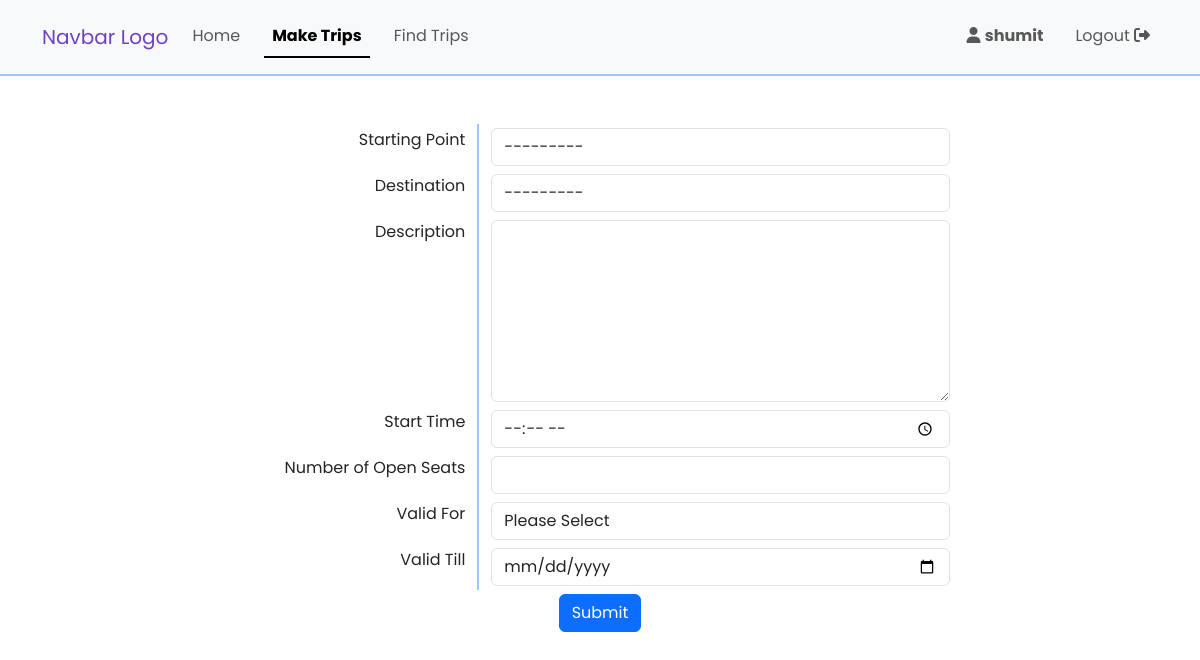
Before: /make_trip (signed in) with the older database file.
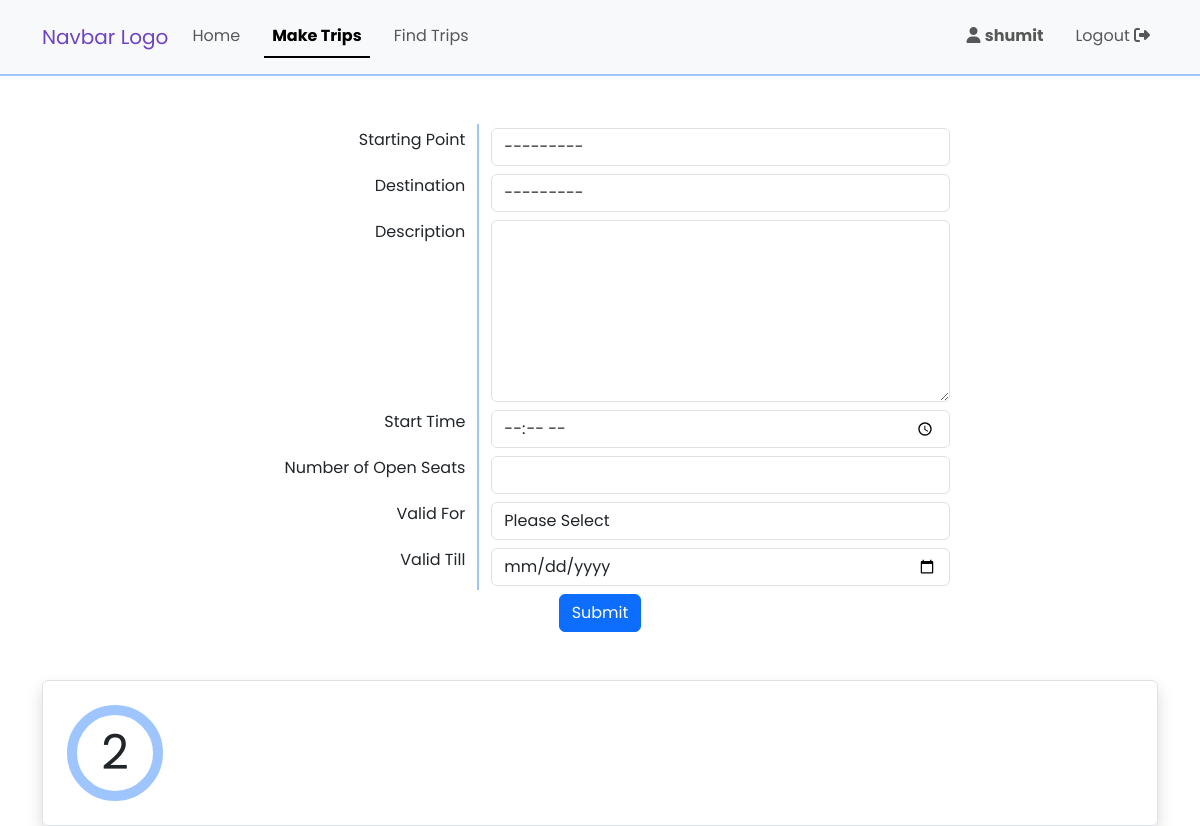
After: the same page with the newer database file.
### RideSharing/models.py (models this page shows)
class User(AbstractUser):
    pass

class Trips(models.Model):
    origin = models.ForeignKey(Locations, on_delete = models.CASCADE, related_name = 'start_point')
    destination = models.ForeignKey(Locations, on_delete = models.CASCADE, related_name = 'end_point')
    description_text = models.TextField(null=True, blank=True)
    departure_time = models.TimeField()
    open_seats = models.IntegerField()
    valid_till = models.DateField()
    trip_owner = models.ForeignKey(User, on_delete = models.CASCADE)

### RideSharing/views.py (the view)
# urls.py: path("make_trip", views.make_trip, name="make_trip"),
def make_trip(request):
    if request.method == "POST":
        new_trip_form = TripsForm(request.POST)
        if new_trip_form.is_valid():
            TripsForm(new_trip_form.cleaned_data).save()
    inital_form = TripsForm().render("form_snippets/form.html")
    today = timezone.now().date()
    my_active_trips = Trips.objects.filter(valid_till__gte=today, trip_owner_id = request.user.id)
    return render(request, "make_trip.html", {
        'trip_form': inital_form,
        'my_active_trips': my_active_trips
    })

### RideSharing/models.py (called while the page is built)
    def __str__(self):
        return f"{self.location_area} - {self.location_name}"

### RideSharing/templates/form_snippets/form.html
{% for field in form %}
<div class="form-group row mb-3 mb-sm-0">
    <div class="py-sm-1 col-sm-4 text-start text-sm-end vertical-form-devider-line border-primary-subtle">
        <label for="{{ field.auto_id }}" class="form-label">
            {{field.label}}
        </label>
    </div>
    <div class="py-sm-1 col-sm-8">
        {{ field }}
    </div>
</div>
{% endfor %}

### RideSharing/templates/make_trip.html (shortened to what this page needs)
{% extends "layout.html" %}
{% block body %}
<div class="text-center">
    <form action="{% url 'make_trip' %}" method="post" style="max-width: 700px;" class="mx-auto">
        {{trip_form}}
        <input class="mt-1 btn btn-primary" type="submit">
    </form>
</div>
<div class="mt-5">
    {% for trip in my_active_trips %}
    <div class="border shadow d-block p-2 rounded ">
        <div class="d-flex p-3">
            <div class="border-primary-subtle open_seats_container d-flex justify-content-center align-items-center">
                <div>
                    {{trip.open_seats}}
                </div>
            </div>
        </div>
    </div>
    {% endfor %}
</div>
{% endblock %}

### RideSharing/templates/layout.html (shortened to what this page needs)
{% load static %}
<!DOCTYPE html>
<html lang="en">
    <head>
        <link href="https://cdn.jsdelivr.net/npm/bootstrap@5.3.3/dist/css/bootstrap.min.css" rel="stylesheet">
        <link href="{% static 'styles.css' %}" rel="stylesheet">
        </head>
        <body >
            <nav class="navbar navbar-expand-lg bg-body-tertiary border-bottom border-2 border-primary-subtle py-sm-3">
                <div class="container-lg">
                    <a class="navbar-brand" href="#" style="color: var(--bs-purple);">
                        Navbar Logo
                    </a>
                    <div class="collapse navbar-collapse" id="navbarToggler">
                        <ul class="navbar-nav nav-underline me-auto mb-2 mb-lg-0">
                            <li class="nav-item">
                                <a class="nav-link active" aria-current="page" href="/">Home</a>
                            </li>
                            <li class="nav-item">
                                <a class="nav-link" href="{% url 'make_trip' %}">Make Trips</a>
                            </li>
                            <li class="nav-item">
                                <a class="nav-link" href="{% url 'find_trip' %}">Find Trips</a>
                            </li>
                        </ul>
                        <ul class="navbar-nav nav-underline">
                            {% if user.is_authenticated %}
                            <li class="nav-item">
                                <a class="nav-link" href="/mypage">
                                    <i class="fa-solid fa-user"></i>
                                    <strong> {{ user.username }} </strong>
                                </a>
                            </li>
                            <li class="nav-item">
                                <a class="nav-link" href="{% url 'logout' %}">
                                    Logout
                                    <i class="fa-solid fa-right-from-bracket"></i>
                                </a>
                            </li>
                            {% endif %}
                        </ul>
                    </div>
                </div>
            </nav>
            <div class="container-lg pt-5">
                {% block body %}
                {% endblock %}
            </div>
    </body>
</html>

### RideSharing/static/styles.css (style rules this page uses)
.vertical-form-devider-line { border-right-width: 2px; border-right-style: solid; }
.open_seats_container { border-radius: 50%; border: 10px solid; width: 6rem; height: 6rem; font-size: 3rem; }

### RideSharing/templates/layout.html (style rules this page uses)
body { font-family: "Poppins", sans-serif; }

Changed rows visible on the page:
added Trips: open_seats "2"
